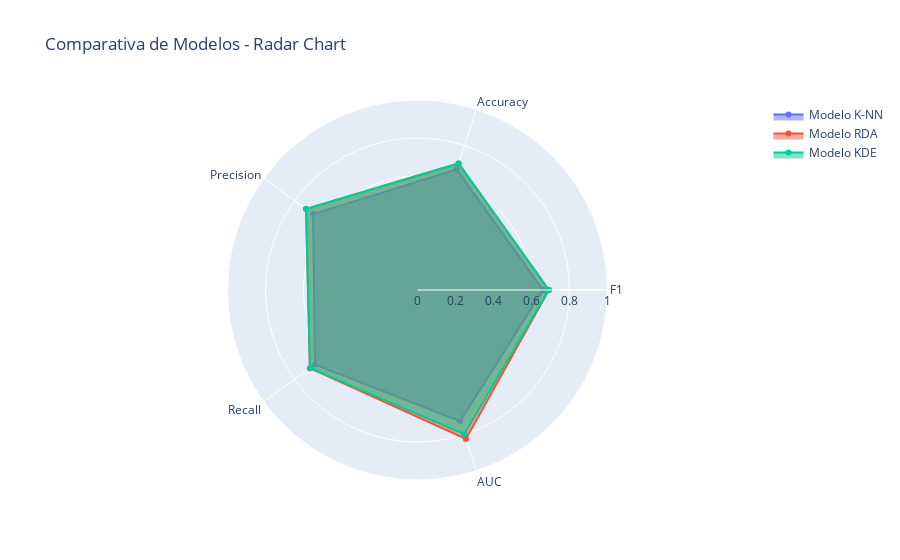

Notebook code cell kept with this figure:
### Markdown cell above
### Metrics Comparision

### Code cell
import plotly.graph_objects as go

# Métricas y valores
metrics = ["F1", "Accuracy", "Precision", "Recall", "AUC"]

# Valores de cada modelo
values_knn = [
    classification_report_knn_dict["macro avg"]["f1-score"],
    classification_report_knn_dict["accuracy"],
    classification_report_knn_dict["macro avg"]["precision"],
    classification_report_knn_dict["macro avg"]["recall"],
    classification_report_knn_dict["AUC"],
]
values_rda = [
    classification_report_rda_dict["macro avg"]["f1-score"],
    classification_report_rda_dict["accuracy"],
    classification_report_rda_dict["macro avg"]["precision"],
    classification_report_rda_dict["macro avg"]["recall"],
    classification_report_rda_dict["AUC"],
]
values_kde = [
    classification_report_kde_dict["macro avg"]["f1-score"],
    classification_report_kde_dict["accuracy"],
    classification_report_kde_dict["macro avg"]["precision"],
    classification_report_kde_dict["macro avg"]["recall"],
    classification_report_kde_dict["AUC"],
]

# Radar charts necesitan cerrar el círculo
metrics += [metrics[0]]
values_knn += [values_knn[0]]
values_rda += [values_rda[0]]
values_kde += [values_kde[0]]

# Crear la figura
fig = go.Figure()

fig.add_trace(
    go.Scatterpolar(r=values_knn, theta=metrics, fill="toself", name="Modelo K-NN")
)
fig.add_trace(
    go.Scatterpolar(r=values_rda, theta=metrics, fill="toself", name="Modelo RDA")
)
fig.add_trace(
    go.Scatterpolar(r=values_kde, theta=metrics, fill="toself", name="Modelo KDE")
)

# Layout
fig.update_layout(
    polar=dict(
        radialaxis=dict(
            visible=True,
            range=[0, 1],  # Ajusta según tus métricas
        )
    ),
    showlegend=True,
    title="Comparativa de Modelos - Radar Chart",
)

fig.show()

### Figure 1 — Plotly figure (JSON) as saved in the notebook; plotly's stock layout.template omitted (floating-point values rounded to 4 significant figures)
{"data": [{"fill": "toself", "name": "Modelo K-NN", "r": [0.6606, 0.6667, 0.6794, 0.6667, 0.7267, 0.6606], "theta": ["F1", "Accuracy", "Precision", "Recall", "AUC", "F1"], "type": "scatterpolar"}, {"fill": "toself", "name": "Modelo RDA", "r": [0.6914, 0.7, 0.725, 0.7, 0.8244, 0.6914], "theta": ["F1", "Accuracy", "Precision", "Recall", "AUC", "F1"], "type": "scatterpolar"}, {"fill": "toself", "name": "Modelo KDE", "r": [0.6914, 0.7, 0.725, 0.7, 0.7978, 0.6914], "theta": ["F1", "Accuracy", "Precision", "Recall", "AUC", "F1"], "type": "scatterpolar"}], "layout": {"polar": {"radialaxis": {"range": [0, 1], "visible": true}}, "showlegend": true, "title": {"text": "Comparativa de Modelos - Radar Chart"}}}
